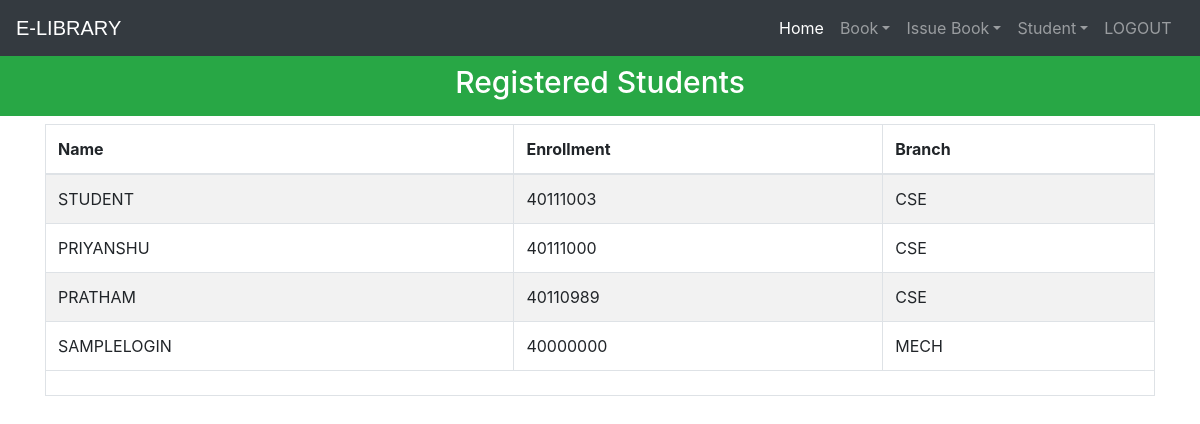
The app's page /viewstudent (signed in) with its own data.
### library/models.py (models this page shows, shortened)
class StudentExtra(models.Model):
    user=models.OneToOneField(User,on_delete=models.CASCADE)
    enrollment = models.CharField(max_length=40)
    branch = models.CharField(max_length=40)
    @property
    def get_name(self):
        return self.user.first_name

### library/views.py (the view)
# urls.py: path('viewstudent', views.viewstudent_view),
@login_required(login_url='adminlogin')
@user_passes_test(is_admin)
def viewstudent_view(request):
    students=models.StudentExtra.objects.all()
    return render(request,'library/viewstudent.html',{'students':students})

### library/views.py (called while the page is built)
def is_admin(user):
    return user.groups.filter(name='ADMIN').exists()

### templates/library/viewstudent.html (shortened to what this page needs)
<!DOCTYPE html>
<html lang="en" dir="ltr">
  <head>
  </head>
  <body>
    {% include "library/navbaradmin.html" %}
    <br>
    <br>
    <h3 class="p-3 mb-2 bg-success text-white" style = 'font-size: 30px;text-align:center;'>Registered Students</h3>
    {% if students%}
<div class="container">
  <table class="table table-hover table-condensed table-striped table-bordered">
    <thead>
    <tr>
    <th>Name</th>
    <th>Enrollment</th>
    <th>Branch</th>
    </tr>
    </thead>
    <tfoot>
    <tr>
    <td colspan="3">
    </td>
    </tr>
    </tfoot>
    <tbody>
      {% for s in students %}
        <tr>
          <td>{{s.get_name}}</td>
          <td>{{s.enrollment}}</td>
          <td>{{s.branch}}</td>
        </tr>
      {% endfor %}
    </tbody>
    </table>
</div>
{%else%}
<h1> No Student Registered in Library</h1>
{%endif%}
<br><br><br><br><br><br>
<br><br><br>
  {% include "library/footer.html" %}
  </body>
</html>

### records on screen
StudentExtra: get_name "STUDENT", enrollment "40111003", branch "CSE"
StudentExtra: get_name "PRIYANSHU", enrollment "40111000", branch "CSE"
StudentExtra: get_name "PRATHAM", enrollment "40110989", branch "CSE"
StudentExtra: get_name "SAMPLELOGIN", enrollment "40000000", branch "MECH"
